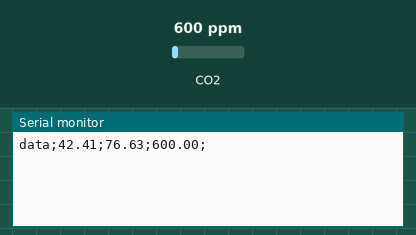
A sketch run on a simulated Arduino Uno, built with avr-gcc and run on an emulated ATmega328P. Parts: the last lines printed to the serial monitor. The inputs (shaded band) are chosen by the test bench; at power-on: CO2 600 ppm.

Above: at 1.2 s.
1.3 s: CO2 set to 452 ppm
At 5.4 s:
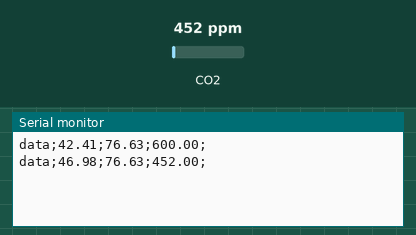
5.5 s: CO2 set to 1050 ppm
At 11.2 s:
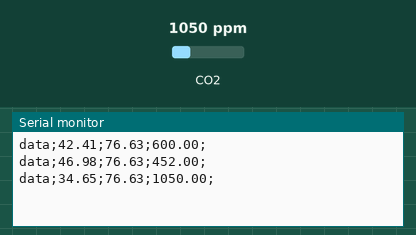
Timing chart, 0 to 12.7 s (numbered marks = the images above; inputs shaded):
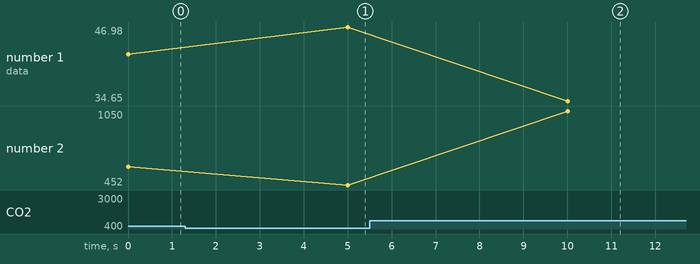

The sketch:

airquality.ino
```cpp
#include <MQ135.h>

MQ135 gasSensor = MQ135(0);

#define RLOAD 1.0

void setup()
{
  Serial.begin(9600);

}
void loop()
{

  float raw = gasSensor.getResistance();
  float rzero = gasSensor.getRZero();
  float ppm = gasSensor.getPPM();

  Serial.print("data");
  Serial.print(";");
  Serial.print(raw);
  Serial.print(";");
  Serial.print(rzero);
  Serial.print(";");
  Serial.print(ppm);
  Serial.print(";");

  Serial.println();
  delay(5000);
}
```

Measured:
- after the input at 1.3 s, the serial monitor: prints a new line after 3.7 s (image 1)
- after the input at 5.5 s, the serial monitor: prints a new line after 4.5 s (image 2)
- plotted number 1: 42.41 → 46.98 after the input at 1.3 s, 46.98 → 34.65 after the input at 5.5 s
- plotted number 2: 600 → 452 after the input at 1.3 s, 452 → 1050 after the input at 5.5 s
